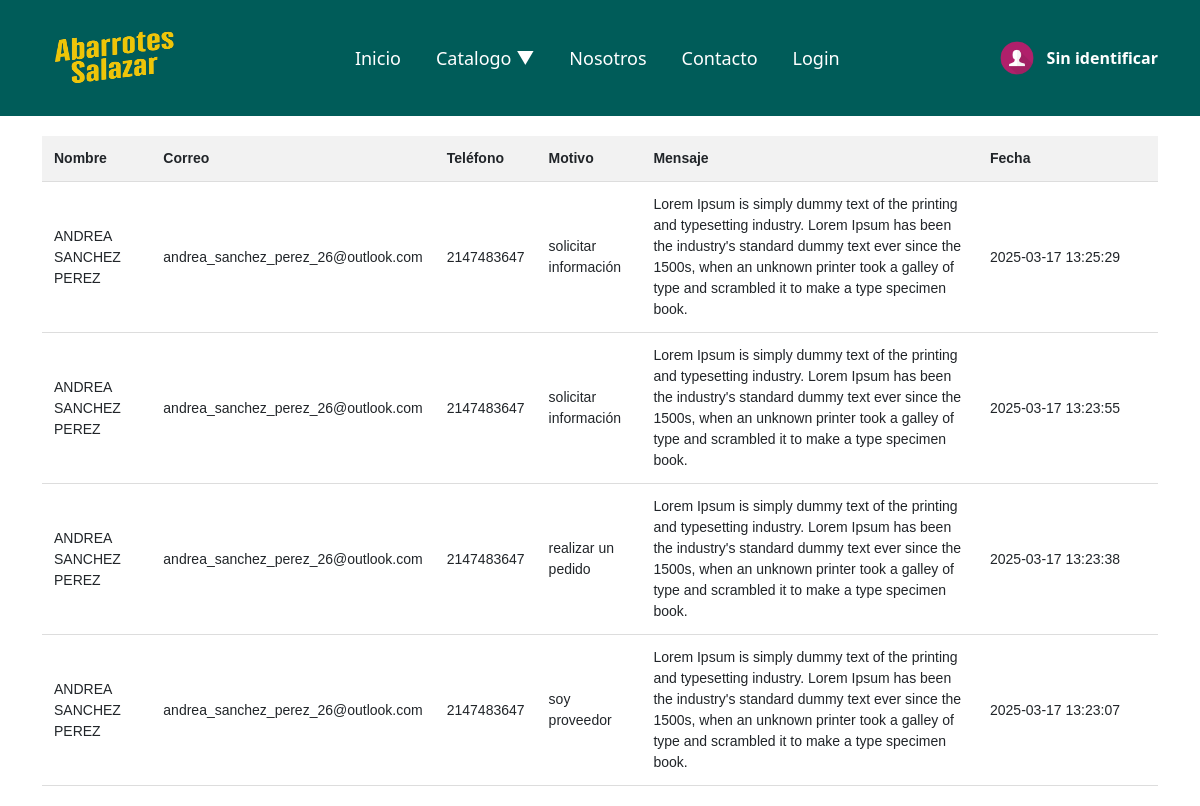
Screenshot of /vista/mensajes.php with the database file from the repository.
### tables this page shows
CREATE TABLE `contactanos` (
  `id` int(11) NOT NULL,
  `nombre` varchar(255) NOT NULL,
  `apellidos` varchar(255) NOT NULL,
  `correo` varchar(255) NOT NULL,
  `telefono` int(11) NOT NULL,
  `motivo` enum('realizar un pedido','soy proveedor','solicitar información') NOT NULL,
  `mensaje` text NOT NULL,
  `fecha` datetime DEFAULT current_timestamp()
);

### vista/mensajes.php (the view, shortened to what this page needs)
<?php
include_once "encabezado.php";
$cone = new Servidor("root", "proyecto", "");
$conexion = $cone->conecta();
$sql = "SELECT * FROM contactanos ORDER BY fecha DESC";
$resultado = $conexion->query($sql);
?>
<!DOCTYPE html>
<html lang="en">
<head>
    <link rel="stylesheet" href="css/bootstrap.min.css">
    <link rel="stylesheet" href="css/mensajes.css">
</head>
<body>
<div class="container">
    <table>
        <thead>
            <tr>
                <th>Nombre</th>
                <th>Correo</th>
                <th>Teléfono</th>
                <th>Motivo</th>
                <th>Mensaje</th>
                <th class="fecha-columna" >Fecha</th>
            </tr>
        </thead>
        <tbody>
            <?php
            if ($resultado->rowCount() > 0) {
                while ($row = $resultado->fetch(PDO::FETCH_ASSOC)) {
                    echo "<tr>";
                    echo "<td>" . htmlspecialchars($row['nombre']) ." ". htmlspecialchars($row['apellidos']) .  "</td>";
                    echo "<td>" . htmlspecialchars($row['correo']) . "</td>";
                    echo "<td>" . htmlspecialchars($row['telefono']) . "</td>";
                    echo "<td>" . htmlspecialchars($row['motivo']) . "</td>";
                    echo "<td>" . htmlspecialchars($row['mensaje']) . "</td>";
                    echo "<td>" . htmlspecialchars($row['fecha']) . "</td>";
                    echo "</tr>";
                }
            } else {
                echo "<tr><td colspan='6'>No hay datos disponibles</td></tr>";
            }
            ?>
        </tbody>
    </table>
</div>
</body>
</html>

### vista/css/encabezado.css (style rules this page uses)
body { font-family: 'Arial', sans-serif; margin: 0; padding: 0; }
.container { display: flex; align-items: center; justify-content: space-between; gap: 10px; flex-wrap: nowrap; width: 100%; }

### vista/css/mensajes.css (style rules this page uses)
table { width: 100%; border-collapse: collapse; margin: 20px 0; }
th, td { padding: 12px; text-align: left; border-bottom: 1px solid #ddd; font-family: Arial, sans-serif; font-size: 14px; }
th { background-color: #f2f2f2; }
.fecha-columna { width: 180px; }

### rows the page displays
contactanos: nombre "ANDREA", apellidos "SANCHEZ PEREZ", correo "andrea_sanchez_perez_26@outlook.com", telefono "2147483647", motivo "solicitar información", mensaje "Lorem Ipsum is simply dummy text of the printing and typesetting industry. Lorem Ipsum has been the industry's standard dummy text ever since the 1500s, when an unknown printer took a galley of type and scrambled it to make a type specimen book.", fecha "2025-03-17 13:25:29"
contactanos: nombre "ANDREA", apellidos "SANCHEZ PEREZ", correo "andrea_sanchez_perez_26@outlook.com", telefono "2147483647", motivo "solicitar información", mensaje "Lorem Ipsum is simply dummy text of the printing and typesetting industry. Lorem Ipsum has been the industry's standard dummy text ever since the 1500s, when an unknown printer took a galley of type and scrambled it to make a type specimen book.", fecha "2025-03-17 13:23:55"
contactanos: nombre "ANDREA", apellidos "SANCHEZ PEREZ", correo "andrea_sanchez_perez_26@outlook.com", telefono "2147483647", motivo "realizar un pedido", mensaje "Lorem Ipsum is simply dummy text of the printing and typesetting industry. Lorem Ipsum has been the industry's standard dummy text ever since the 1500s, when an unknown printer took a galley of type and scrambled it to make a type specimen book.", fecha "2025-03-17 13:23:38"
contactanos: nombre "ANDREA", apellidos "SANCHEZ PEREZ", correo "andrea_sanchez_perez_26@outlook.com", telefono "2147483647", motivo "soy proveedor", mensaje "Lorem Ipsum is simply dummy text of the printing and typesetting industry. Lorem Ipsum has been the industry's standard dummy text ever since the 1500s, when an unknown printer took a galley of type and scrambled it to make a type specimen book.", fecha "2025-03-17 13:23:07"

### other values shown
$_SESSION['nombre'] "Sin identificar"
